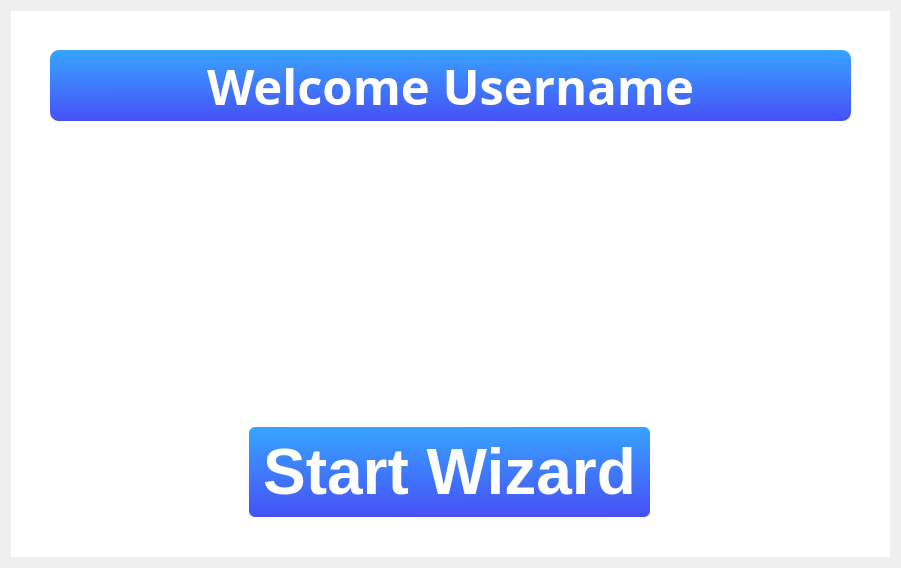
         <widget class="QWidget" name="page_7">
          <layout class="QVBoxLayout" name="verticalLayout_10">
           <item>
            <widget class="QFrame" name="frame_15">
             <property name="styleSheet">
              <string notr="true">background-color: rgb(255, 255, 255);</string>
             </property>
             <property name="frameShape">
              <enum>QFrame::NoFrame</enum>
             </property>
             <property name="frameShadow">
              <enum>QFrame::Raised</enum>
             </property>
             <layout class="QVBoxLayout" name="verticalLayout_9">
              <item alignment="Qt::AlignHCenter">
               <widget class="QFrame" name="frame_11">
                <property name="maximumSize">
                 <size>
                  <width>16777215</width>
                  <height>200</height>
                 </size>
                </property>
                <property name="styleSheet">
                 <string notr="true">border:none;</string>
                </property>
                <property name="frameShape">
                 <enum>QFrame::StyledPanel</enum>
                </property>
                <property name="frameShadow">
                 <enum>QFrame::Raised</enum>
                </property>
                <layout class="QVBoxLayout" name="verticalLayout_26">
                 <property name="spacing">
                  <number>30</number>
                 </property>
                 <property name="leftMargin">
                  <number>30</number>
                 </property>
                 <property name="topMargin">
                  <number>30</number>
                 </property>
                 <property name="rightMargin">
                  <number>30</number>
                 </property>
                 <property name="bottomMargin">
                  <number>30</number>
                 </property>
                 <item>
                  <widget class="QLabel" name="label_6">
                   <property name="minimumSize">
                    <size>
                     <width>801</width>
                     <height>71</height>
                    </size>
                   </property>
                   <property name="maximumSize">
                    <size>
                     <width>801</width>
                     <height>71</height>
                    </size>
                   </property>
                   <property name="font">
                    <font>
                     <family>Avenir Next</family>
                     <pointsize>37</pointsize>
                     <weight>75</weight>
                     <bold>true</bold>
                    </font>
                   </property>
                   <property name="styleSheet">
                    <string notr="true">background-color: qlineargradient(spread:pad, x1:0.502463, y1:0, x2:0.527, y2:1, stop:0 rgba(55, 164, 255, 255), stop:1 rgba(71, 80, 246, 255));
color: rgb(255, 255, 255);
border-radius:9px;</string>
                   </property>
                   <property name="text">
                    <string>Welcome Username</string>
                   </property>
                   <property name="alignment">
                    <set>Qt::AlignCenter</set>
                   </property>
                  </widget>
                 </item>
                </layout>
               </widget>
              </item>
              <item alignment="Qt::AlignHCenter">
               <widget class="QFrame" name="frame_58">
                <property name="minimumSize">
                 <size>
                  <width>500</width>
                  <height>391</height>
                 </size>
                </property>
                <property name="maximumSize">
                 <size>
                  <width>16777215</width>
                  <height>500</height>
                 </size>
                </property>
                <property name="styleSheet">
                 <string notr="true">border:none;</string>
                </property>
                <property name="frameShape">
                 <enum>QFrame::StyledPanel</enum>
                </property>
                <property name="frameShadow">
                 <enum>QFrame::Raised</enum>
                </property>
                <layout class="QVBoxLayout" name="verticalLayout_25" stretch="0">
                 <property name="spacing">
                  <number>30</number>
                 </property>
                 <property name="leftMargin">
                  <number>30</number>
                 </property>
                 <property name="topMargin">
                  <number>30</number>
                 </property>
                 <property name="rightMargin">
                  <number>30</number>
                 </property>
                 <property name="bottomMargin">
                  <number>30</number>
                 </property>
                 <item alignment="Qt::AlignHCenter">
                  <widget class="QFrame" name="frame_16">
                   <property name="minimumSize">
                    <size>
                     <width>401</width>
                     <height>331</height>
                    </size>
                   </property>
                   <property name="maximumSize">
                    <size>
                     <width>401</width>
                     <height>331</height>
                    </size>
                   </property>
                   <property name="styleSheet">
                    <string notr="true">
border:none;
border-radius:6px;</string>
                   </property>
                   <property name="frameShape">
                    <enum>QFrame::StyledPanel</enum>
                   </property>
                   <property name="frameShadow">
                    <enum>QFrame::Raised</enum>
                   </property>
                   <widget class="QPushButton" name="pushButton_8">
                    <property name="geometry">
                     <rect>
                      <x>0</x>
                      <y>240</y>
                      <width>401</width>
                      <height>90</height>
                     </rect>
                    </property>
                    <property name="minimumSize">
                     <size>
                      <width>350</width>
                      <height>80</height>
                     </size>
                    </property>
                    <property name="maximumSize">
                     <size>
                      <width>401</width>
                      <height>90</height>
                     </size>
                    </property>
                    <property name="font">
                     <font>
                      <pointsize>48</pointsize>
                      <weight>75</weight>
                      <bold>true</bold>
                     </font>
                    </property>
                    <property name="cursor">
                     <cursorShape>PointingHandCursor</cursorShape>
                    </property>
                    <property name="layoutDirection">
                     <enum>Qt::RightToLeft</enum>
                    </property>
                    <property name="styleSheet">
                     <string notr="true">background-color: qlineargradient(spread:pad, x1:0.502463, y1:0, x2:0.527, y2:1, stop:0 rgba(55, 164, 255, 255), stop:1 rgba(71, 80, 246, 255));
color: rgb(255, 255, 255);
 border-radius: 6px;
image:none;</string>
                    </property>
                    <property name="text">
                     <string>Start Wizard</string>
                    </property>
                   </widget>
                   <widget class="QLabel" name="label_27">
                    <property name="geometry">
                     <rect>
                      <x>12</x>
                      <y>12</y>
                      <width>377</width>
                      <height>212</height>
                     </rect>
                    </property>
                    <property name="text">
                     <string/>
                    </property>
                   </widget>
                  </widget>
                 </item>
                </layout>
               </widget>
              </item>
             </layout>
            </widget>
           </item>
          </layout>
         </widget>
